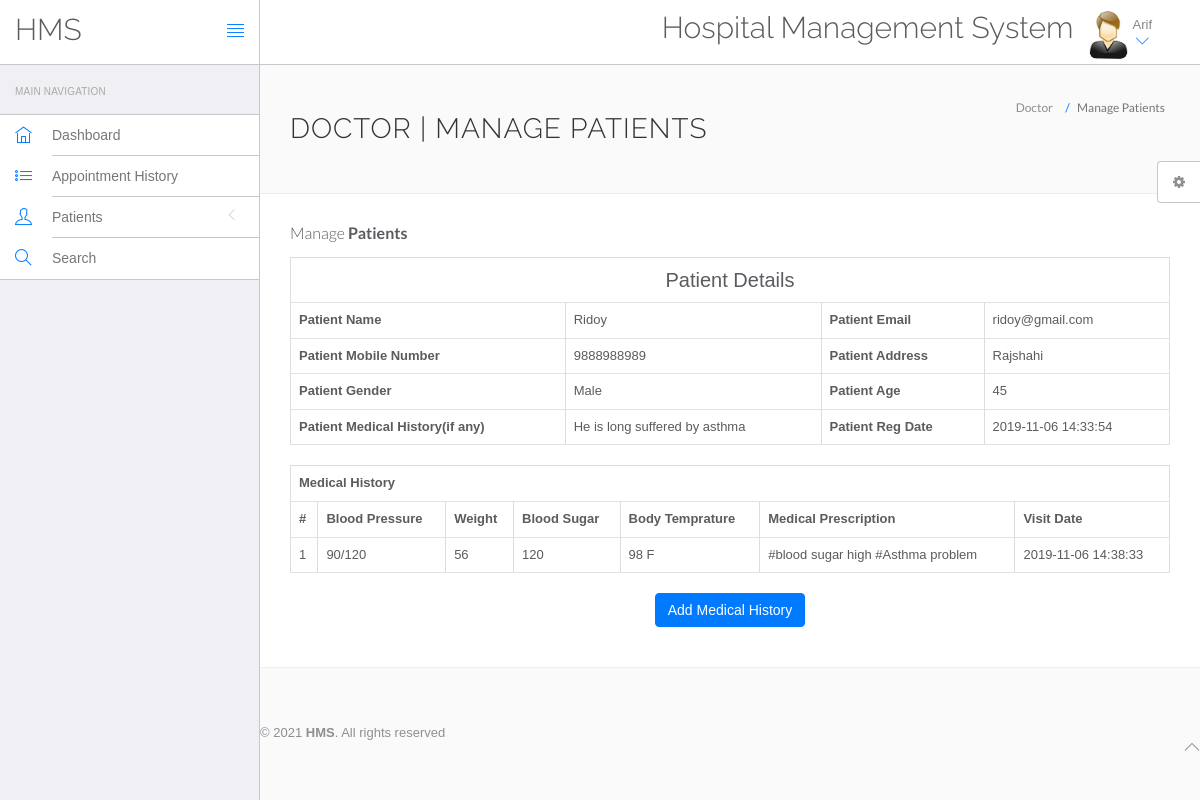
/hospital/hms/doctor/view-patient.php?viewid=4 (signed in), run on the app's committed database.
### tables this page shows
CREATE TABLE `doctors` (
  `id` int(11) NOT NULL,
  `specilization` varchar(255) DEFAULT NULL,
  `doctorName` varchar(255) DEFAULT NULL,
  `address` longtext,
  `docFees` varchar(255) DEFAULT NULL,
  `contactno` bigint(11) DEFAULT NULL,
  `docEmail` varchar(255) DEFAULT NULL,
  `password` varchar(255) DEFAULT NULL,
  `creationDate` timestamp NULL DEFAULT CURRENT_TIMESTAMP,
  `updationDate` timestamp NULL DEFAULT NULL ON UPDATE CURRENT_TIMESTAMP
);

CREATE TABLE `tblpatient` (
  `ID` int(10) NOT NULL,
  `Docid` int(10) DEFAULT NULL,
  `PatientName` varchar(200) DEFAULT NULL,
  `PatientContno` bigint(10) DEFAULT NULL,
  `PatientEmail` varchar(200) DEFAULT NULL,
  `PatientGender` varchar(50) DEFAULT NULL,
  `PatientAdd` mediumtext,
  `PatientAge` int(10) DEFAULT NULL,
  `PatientMedhis` mediumtext,
  `CreationDate` timestamp NULL DEFAULT CURRENT_TIMESTAMP,
  `UpdationDate` timestamp NULL DEFAULT NULL ON UPDATE CURRENT_TIMESTAMP
);

CREATE TABLE `tblmedicalhistory` (
  `ID` int(10) NOT NULL,
  `PatientID` int(10) DEFAULT NULL,
  `BloodPressure` varchar(200) DEFAULT NULL,
  `BloodSugar` varchar(200) NOT NULL,
  `Weight` varchar(100) DEFAULT NULL,
  `Temperature` varchar(200) DEFAULT NULL,
  `MedicalPres` mediumtext,
  `CreationDate` timestamp NOT NULL DEFAULT CURRENT_TIMESTAMP ON UPDATE CURRENT_TIMESTAMP
);

### hospital/hms/doctor/view-patient.php (the view, shortened to what this page needs)
<?php
include('include/config.php');
?>
<!DOCTYPE html>
<html lang="en">
	<head>
		<link rel="stylesheet" href="vendor/bootstrap/css/bootstrap.min.css">
		<link rel="stylesheet" href="vendor/fontawesome/css/font-awesome.min.css">
		<link rel="stylesheet" href="vendor/themify-icons/themify-icons.min.css">
		<link href="vendor/animate.css/animate.min.css" rel="stylesheet" media="screen">
		<link href="vendor/perfect-scrollbar/perfect-scrollbar.min.css" rel="stylesheet" media="screen">
		<link href="vendor/switchery/switchery.min.css" rel="stylesheet" media="screen">
		<link href="vendor/bootstrap-touchspin/jquery.bootstrap-touchspin.min.css" rel="stylesheet" media="screen">
		<link href="vendor/select2/select2.min.css" rel="stylesheet" media="screen">
		<link href="vendor/bootstrap-datepicker/bootstrap-datepicker3.standalone.min.css" rel="stylesheet" media="screen">
		<link href="vendor/bootstrap-timepicker/bootstrap-timepicker.min.css" rel="stylesheet" media="screen">
		<link rel="stylesheet" href="assets/css/styles.css">
		<link rel="stylesheet" href="assets/css/plugins.css">
		<link rel="stylesheet" href="assets/css/themes/theme-1.css" id="skin_color" />
	</head>
	<body>
		<div id="app">
<?php include('include/sidebar.php');?>
<div class="app-content">
<?php include('include/header.php');?>
<div class="main-content" >
<div class="wrap-content container" id="container">
<section id="page-title">
<div class="row">
<div class="col-sm-8">
<h1 class="mainTitle">Doctor | Manage Patients</h1>
</div>
<ol class="breadcrumb">
<li>
<span>Doctor</span>
</li>
<li class="active">
<span>Manage Patients</span>
</li>
</ol>
</div>
</section>
<div class="container-fluid container-fullw bg-white">
<div class="row">
<div class="col-md-12">
<h5 class="over-title margin-bottom-15">Manage <span class="text-bold">Patients</span></h5>
<?php
                               $vid=$_GET['viewid'];
                               $ret=mysqli_query($con,"select * from tblpatient where ID='$vid'");
$cnt=1;
while ($row=mysqli_fetch_array($ret)) {
                               ?>
<table border="1" class="table table-bordered">
 <tr align="center">
<td colspan="4" style="font-size:20px;color:blue">
 Patient Details</td></tr>
    <tr>
    <th scope>Patient Name</th>
    <td><?php  echo $row['PatientName'];?></td>
    <th scope>Patient Email</th>
    <td><?php  echo $row['PatientEmail'];?></td>
  </tr>
  <tr>
    <th scope>Patient Mobile Number</th>
    <td><?php  echo $row['PatientContno'];?></td>
    <th>Patient Address</th>
    <td><?php  echo $row['PatientAdd'];?></td>
  </tr>
    <tr>
    <th>Patient Gender</th>
    <td><?php  echo $row['PatientGender'];?></td>
    <th>Patient Age</th>
    <td><?php  echo $row['PatientAge'];?></td>
  </tr>
  <tr>
    <th>Patient Medical History(if any)</th>
    <td><?php  echo $row['PatientMedhis'];?></td>
     <th>Patient Reg Date</th>
    <td><?php  echo $row['CreationDate'];?></td>
  </tr>
<?php }?>
</table>
<?php
$ret=mysqli_query($con,"select * from tblmedicalhistory  where PatientID='$vid'");
 ?>
<table id="datatable" class="table table-bordered dt-responsive nowrap" style="border-collapse: collapse; border-spacing: 0; width: 100%;">
  <tr align="center">
   <th colspan="8" >Medical History</th>
  </tr>
  <tr>
    <th>#</th>
<th>Blood Pressure</th>
<th>Weight</th>
<th>Blood Sugar</th>
<th>Body Temprature</th>
<th>Medical Prescription</th>
<th>Visit Date</th>
</tr>
<?php
while ($row=mysqli_fetch_array($ret)) {
  ?>
<tr>
  <td><?php echo $cnt;?></td>
 <td><?php  echo $row['BloodPressure'];?></td>
 <td><?php  echo $row['Weight'];?></td>
 <td><?php  echo $row['BloodSugar'];?></td>
  <td><?php  echo $row['Temperature'];?></td>
  <td><?php  echo $row['MedicalPres'];?></td>
  <td><?php  echo $row['CreationDate'];?></td>
</tr>
<?php $cnt=$cnt+1;} ?>
</table>
<p align="center">
 <button class="btn btn-primary waves-effect waves-light w-lg" data-toggle="modal" data-target="#myModal">Add Medical History</button></p>
</div>
</div>
</div>
</div>
	<?php include('include/footer.php');?>
	<?php include('include/setting.php');?>
		</div>
	</body>
</html>

### hospital/hms/doctor/include/header.php (shortened to what this page needs)
<header class="navbar navbar-default navbar-static-top">
					<div class="navbar-header">
						<a class="navbar-brand" href="#">
							<h2 style="padding-top:20% ">HMS</h2>
						</a>
						<a href="#" class="sidebar-toggler pull-right visible-md visible-lg" data-toggle-class="app-sidebar-closed" data-toggle-target="#app">
							<i class="ti-align-justify"></i>
						</a>
					</div>
					<div class="navbar-collapse collapse">
						<ul class="nav navbar-right">
								<li  style="padding-top:2% ">
								<h2>Hospital Management System</h2>
							</li>
							<li class="dropdown current-user">
								<a href class="dropdown-toggle" data-toggle="dropdown">
									<img src="assets/images/images.jpg" > <span class="username">
									<?php $query=mysqli_query($con,"select doctorName from doctors where id='".$_SESSION['id']."'");
while($row=mysqli_fetch_array($query))
{
	echo $row['doctorName'];
}
									?> <i class="ti-angle-down"></i></i></span>
								</a>
							</li>
						</ul>
					</div>
				</header>

### hospital/hms/doctor/assets/css/themes/theme-1.css (style rules this page uses)
body { background: #FAFAFA; }
header .navbar-header { background: #ffffff !important; border-right-color: #c8c7cc !important; border-bottom-color: #c8c7cc !important; }
header .navbar-header .sidebar-toggler, header .navbar-header .sidebar-mobile-toggler { color: #007aff !important; }
header .navbar-header .navbar-brand { color: #777 !important; }
header .navbar-collapse { background: #ffffff !important; border-bottom-color: #c8c7cc !important; box-shadow: none !important; }
header .navbar-collapse .navbar-right > li > a { color: #777; }
header .navbar-collapse .navbar-right > li > a i { color: #007aff !important; }

### data on the page
doctors: doctorName "Arif"
tblpatient: PatientName "Ridoy", PatientEmail "ridoy@gmail.com", PatientContno "9888988989", PatientAdd "Rajshahi", PatientGender "Male", PatientAge "45", PatientMedhis "He is long suffered by asthma", CreationDate "2019-11-06 14:33:54"
tblmedicalhistory: BloodPressure "90/120", Weight "56", BloodSugar "120", Temperature "98 F", MedicalPres "#blood sugar high #Asthma problem", CreationDate "2019-11-06 14:38:33"
